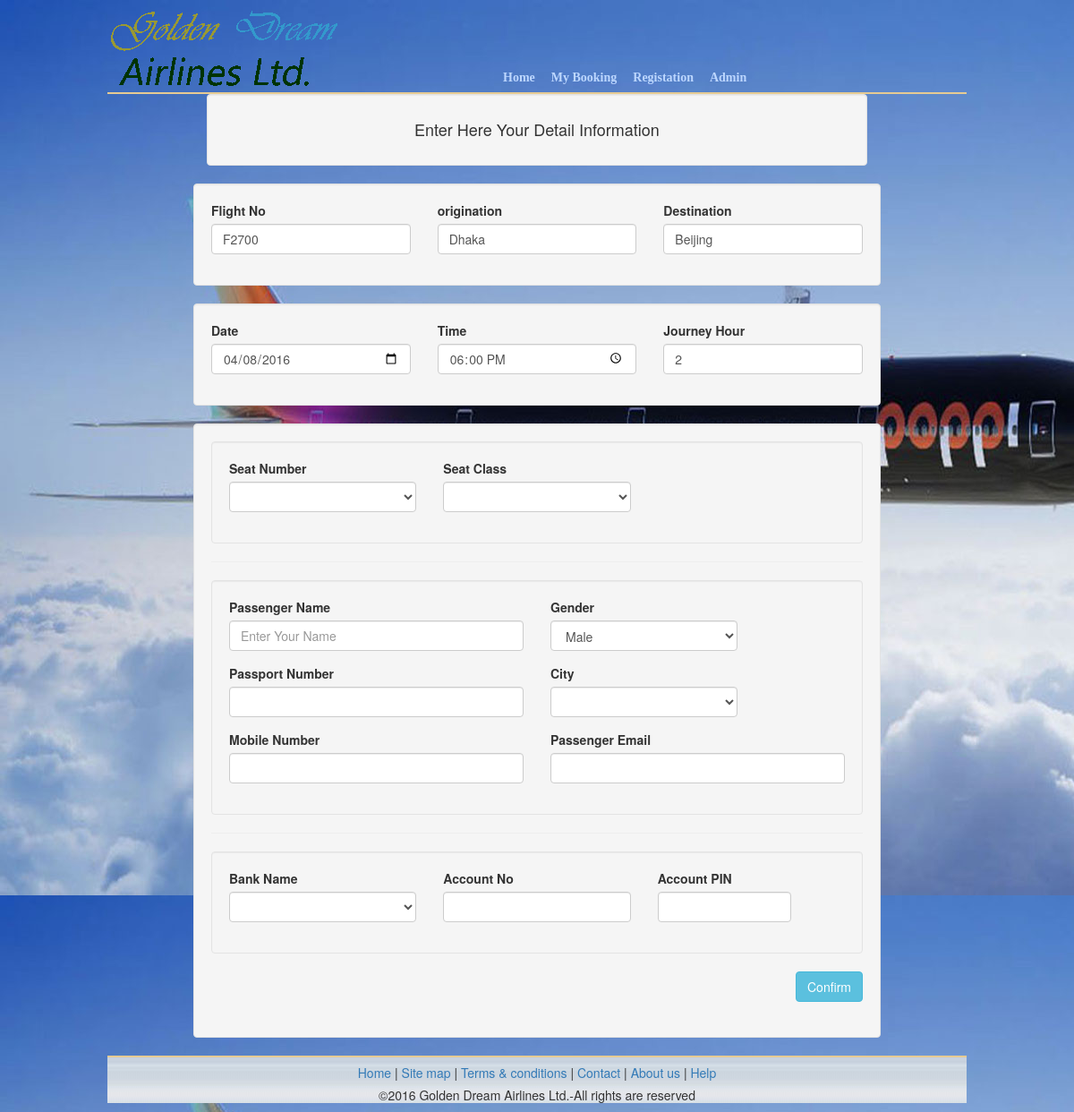
The page /book_ticket.php?ids=7 on the database its author committed.
### tables this page shows
CREATE TABLE IF NOT EXISTS `flight_schedule` (
  `flight_schedule_id` int(15) NOT NULL,
  `flight_no` varchar(15) NOT NULL,
  `airbus_noo` varchar(20) NOT NULL,
  `depart_from` text NOT NULL,
  `depart_to` text NOT NULL,
  `flight_date` date NOT NULL,
  `flight_time` time NOT NULL,
  `journey_hour` int(10) NOT NULL,
  `fare_first` text NOT NULL,
  `fare_economy` text NOT NULL
);

### book_ticket.php (the view, shortened to what this page needs)
<?php include 'header.php';?>
<?php
	$flight_schedule_id = $_GET['ids'];
	if(isset($_GET['ids']))
		{
			$sqlSelect = mysql_query("SELECT * FROM flight_schedule WHERE flight_schedule_id = '{$flight_schedule_id}'");
			$row = mysql_fetch_object($sqlSelect);
			    $flight_no          = $row->flight_no;
			    $depart_from        = $row->depart_from;
			    $depart_to          = $row->depart_to;
			    $flight_date        = $row->flight_date;
			    $flight_time        = $row->flight_time;
			    $journey_hour       = $row->journey_hour;
		}
?>
<div class="content">
    <div class="container-fluid">
		<div class="col-md-12">
			<div class="well">
			<h4 style="text-align:center;">Enter Here Your Detail Information</h4>
			</div>
		</div>
        <div class="row">
			<form action="" method="post" ">
						<div class="col-md-12">
							<div class="well">
								<div class="row">
									<div class="col-md-4">
										<div class="form-group">
											<label>Flight No</label>
											<input type="text" name="book_flight_no" class="form-control" placeholder="" value="<?php echo $flight_no; ?>">
										</div>
									</div>
									<div class="col-md-4">
										<div class="form-group">
											<label>origination</label>
											<input type="text" name="book_depart_from" class="form-control" placeholder="" value="<?php echo $depart_from; ?>">
										</div>
									</div>
									<div class="col-md-4">
										<div class="form-group">
											<label>Destination</label>
											<input type="text" name="book_depart_to" class="form-control" placeholder="" value="<?php echo $depart_to; ?>">
										</div>
									</div>
								</div>
							</div>
						</div>
							<div class="col-md-12">
								<div class="well">
									<div class="row">
										<div class="col-md-4">
											<div class="form-group">
												<label>Date</label>
												<input type="date" name="book_flight_date" class="form-control" placeholder="" value="<?php echo $flight_date; ?>">
											</div>
										</div>
										<div class="col-md-4">
											<div class="form-group">
												<label>Time</label>
												<input type="time" name="book_flight_time" class="form-control" placeholder="" value="<?php echo $flight_time; ?>">
											</div>
										</div>
										<div class="col-md-4">
											<div class="form-group">
												<label>Journey Hour</label>
												<input type="text" name="book_journey_hour" class="form-control" placeholder="" value="<?php echo $journey_hour; ?>">
											</div>
										</div>
									</div>
								</div>
							</div>
				<div class="col-md-12">
					<div class="well">
					   <div class="well">
							<div class="row">
								<div class="col-md-4">
									<div class="form-group">
										<label>Seat Number</label>
										<select name="book_seat_number" class="form-control" required/>
														<option> </option>
															<?php
															    $Qseat = mysql_query("SELECT * FROM seat_tbl INNER JOIN flight_schedule ON seat_tbl.airbus_no = flight_schedule.airbus_noo WHERE flight_schedule.flight_no = '$flight_no' AND seat_tbl.seat_status = '0'");
															     while($row_seat = mysql_fetch_array($Qseat))
																 {
															 ?>
															   <option value="<?php echo $row_seat['seat_no']; ?>"><?php echo $row_seat['seat_no'] ;?></option>
															  <?php
															 }
															 ?>
									</div>
								</div>
								<div class="col-md-8">
									<div class="form-group">
										<label>Seat Class</label>
										<div class="row">
											<div class="col-md-6">
												<select class="form-control" name="book_fare" required/>
													<option> </option>
													<option>Economy</option>
											</div>
										</div>
									</div>
								</div>
							</div>
						</div>
						<hr />
						<div class="well">
						<div class="row">
							<div class="col-md-6">
								<div class="form-group">
									<label>Passenger Name</label>
									<input type="text" name="book_pas_name" class="form-control" placeholder="Enter Your Name"required/>
								</div>
							</div>
							<div class="col-md-4">
								<div class="form-group">
									<label>Gender</label>
									<select name="book_pas_gender" class="form-control">
										<option value="0">Male</option>
									</select>
								</div>
							</div>
						</div>
							<div class="row">
								<div class="col-md-6">
									<div class="form-group">
										<label>Passport Number</label>
										<input type="text" name="book_pas_passport" class="form-control" placeholder=""required/>
									</div>
								</div>
								<div class="col-md-4">
									<div class="form-group">
										<label>City</label>
										<select name="book_pas_city" class="form-control" placeholder="Select City" required/>
												<option> </option>
															<?php
															    $Qcity = mysql_query("SELECT * FROM `airport`");
															     while($row_city = mysql_fetch_array($Qcity))
																 {
															 ?>
															   <option value="<?php echo $row_city['city']; ?>"><?php echo $row_city['city'] ;?></option>
															  <?php
															 }
															 ?>
									</div>
								</div>
							</div>
							<div class="row">
								<div class="col-md-6">
									<div class="form-group">
										<label>Mobile Number</label>
										<input type="text" name="book_pas_mobile" class="form-control" placeholder=""required/>
									</div>
								</div>
								<div class="col-md-6">
									<div class="form-group">
										<label>Passenger Email</label>
										<input type="text" name="book_email" class="form-control" placeholder=""required/>
									</div>
								</div>
							</div>
							</div>
							<hr />
							    <div class="well">
									<div class="row">
										<div class="col-md-4">
											<div class="form-group">
												<label>Bank Name</label>
													<select name="purchase_bank" class="form-control" required/>
														<option> </option>
															<?php
																$Qbank = mysql_query("SELECT * FROM `bank`");
																while($row_bank = mysql_fetch_array($Qbank))
																	{
																 ?>
																<option value="<?php echo $row_bank['bank_name']; ?>"><?php echo $row_bank['bank_name'] ;?></option>
																<?php
																 }
																?>
											</div>
										</div>
										<div class="col-md-4">
											<div class="form-group">
												<label>Account No</label>
												<input type="text" name="purchase_ac" class="form-control" placeholder=""required/>
											</div>
										</div>
										<div class="col-md-3">
											<div class="form-group">
												<label>Account PIN</label>
												<input type="password" name="purchase_pass" class="form-control" placeholder=""required/>
											</div>
										</div>
									</div>
								</div>
						<div class="row">
							<div class="col-md-12">
								<div class="form-group">
									<button name="save" type="submit" class="btn btn-info btn-fill pull-right">Confirm</button>
								</div>
							</div>
						</div>
					<br />
					</div>
				</div>
			</form>
		</div>
	</div>
</div>
<?php include 'footer.php';?>

### css/style.css (style rules this page uses)
body { margin:0 auto; padding:0; background:url(image/poppi-airplane-full-view-super.jpg); }
.container-fluid { height:auto; width:80%; margin:0 auto; padding:0; }

### rows shown on the page
flight_schedule: book_flight_no "F2700", book_depart_from "Dhaka", book_depart_to "Beijing", book_flight_date "04/08/2016", book_flight_time "18:00:00", book_journey_hour "2"
